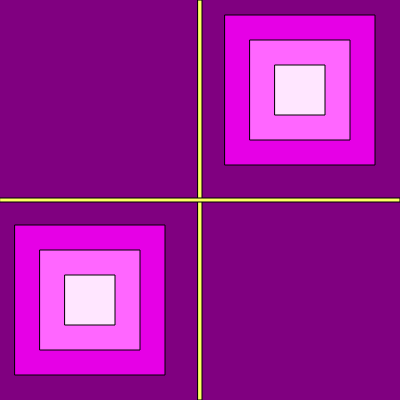
Frame 1 (no input)
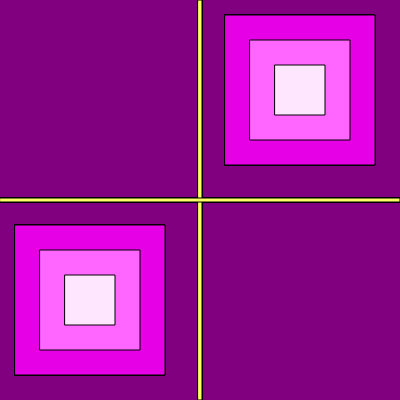
Frame 60 (no input)
Frame 120 (the mouse pressed at the canvas centre since frame 60): identical to frame 60, image omitted

The p5.js sketch that drew these frames (run headless with seeded random() and noise() and a simulated clock; from frame 60 on, the mouse is pressed at the canvas centre):

// p5.js sketch
// ── sketch.js
function setup() {
  createCanvas(400, 400);
  rectMode(CENTER);
  background(128,0,128);
  

}

function draw() {
  fill(230,0,230);
  rect(90,300,150,150);

  fill(255,102,255);
  rect(90,300,100,100);

  fill(255,230,255);
  rect(90,300,50,50);

  fill(230,0,230);
  rect(300,90,150,150);

  fill(255,102,255);
  rect(300,90,100,100);

  fill(255,230,255);
  rect(300,90,50,50);

  fill(255,255,102);
  rect(200,200,4,400);

  fill(255,255,102);
  rect(200,200,400,4);

}
 
